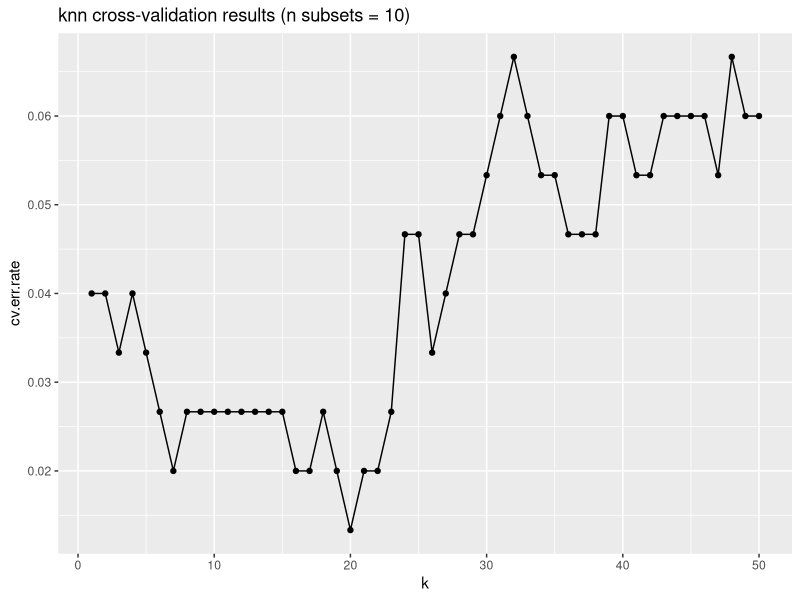
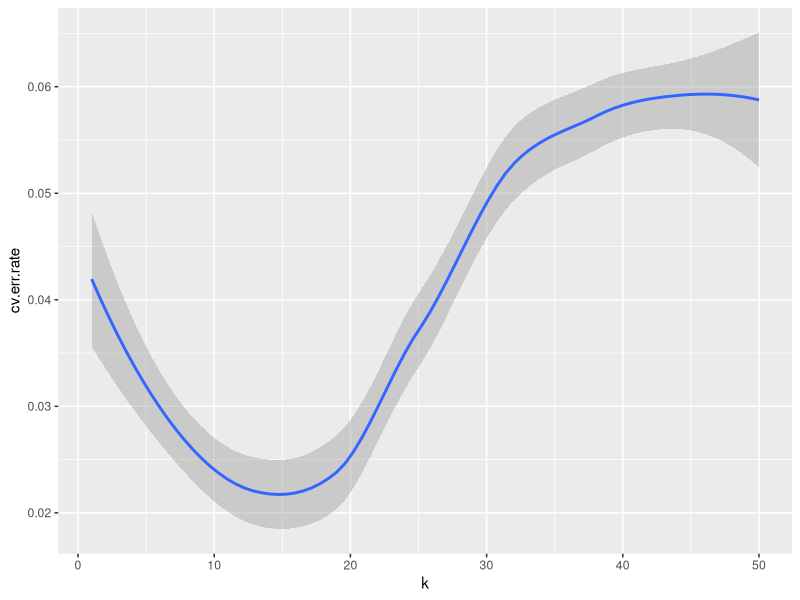

Here is the R script that generated these plots, in order:
library(class)
library(ggplot2)
data <- iris
labels <- data$Species
data$Species <- NULL
set.seed(1)

n <- 10 #n of cv folds (must be a divider of nrow(data))
max.k <- 50 #max number of nearest neighbors

#Function to run one iteration of knn for k in [1:max.k]
do.knn.subset <- function(max.k, train.data, test.data, train.labels, test.labels){
  #data frame that will contain the result
  err.rates <- data.frame()
  
  #for loop on k
  for(k in 1:max.k){
    knn.fit <- knn(train = train.data,
                   test = test.data,
                   cl = train.labels,
                   k = k
    )
    
    # calculate error
    this.err <- sum(test.labels != knn.fit)/length(test.labels)
    
    # append error to results column
    err.rates <- rbind(err.rates, this.err)
  }
  
  #return the column of results
  return(err.rates)
}


# function to do the cross validation on n subsets for a given range of k
do.cv <- function(n, max.k, data, labels){
  #helper factor that we will use to split the data into n subsets
  indexc <- as.factor(c(rep(1:n, nrow(data)/n)))
  data <- cbind(data, indexc)
  labels <- cbind(labels, indexc)
  
  #results data.frame
  cv.result <- data.frame(1:max.k)
  colnames(cv.result) <- "knn"

  # for loop on cv subsets
  for(i in 1:n){
    
    #assign the training and test subsets
  	train.data <- subset(data, indexc != i)[,1:4]
  	test.data <- subset(data, indexc == i)[,1:4]
  	train.labels <- subset(labels, indexc != i)[,1]
  	test.labels <- subset(labels, indexc == i)[,1]
    
    #run cv using function above
    err.rates.temp <- do.knn.subset(max.k, train.data, test.data, train.labels, test.labels)
    
    #append results of specific cv as a column
    cv.result <- cbind(cv.result, err.rates.temp)
  }
  return(cv.result)
}


#cv.err.rates is a table of max.k rows and n columns
cv.err.rates <- do.cv(n, max.k, data, labels)

#calculate mean of cv folds for each k
results <- data.frame(1:max.k, apply(cv.err.rates[,2:length(cv.err.rates)], 1, mean))

#adjust names
names(results) <- c("k", "cv.err.rate")

#plot the rsults
title <- paste('knn cross-validation results (n subsets = ', n, ')', sep='')
results.plot <- ggplot(results, aes(x=k, y=cv.err.rate)) + geom_point() + geom_line()
results.plot <- results.plot + ggtitle(title)
print(results.plot)

results.plot <- ggplot(results, aes(x=k, y=cv.err.rate)) + geom_smooth()

print(results.plot)
  
  
